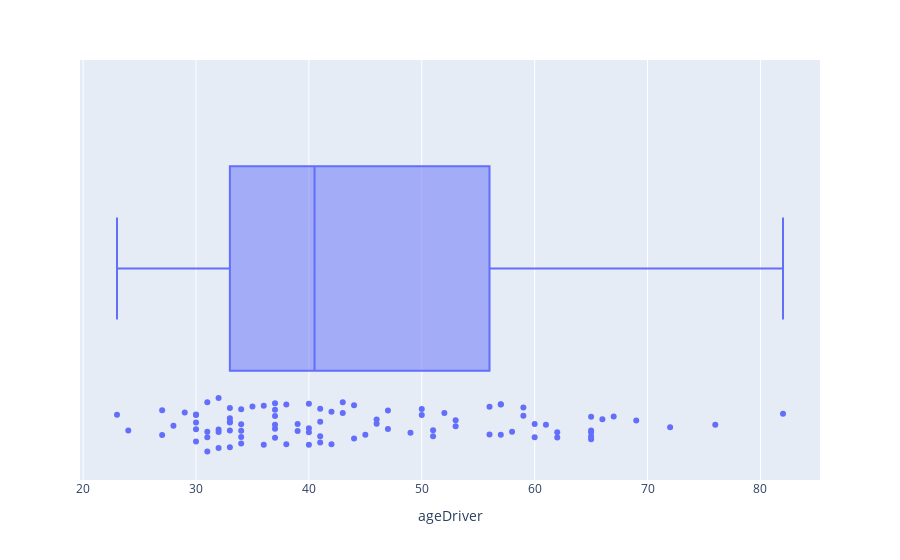

Notebook cell for this chart:
### Code cell
#распределение по водителям
df5=df[['ageDriver']]
fig = px.box(df5,x="ageDriver", points="all")
fig.show()

### Figure 1 — Plotly figure (JSON) as saved in the notebook; plotly's stock layout.template omitted (floating-point values rounded to 4 significant figures)
{"data": [{"alignmentgroup": "True", "boxpoints": "all", "hovertemplate": "ageDriver=%{x}<extra></extra>", "legendgroup": "", "marker": {"color": "#636efa"}, "name": "", "notched": false, "offsetgroup": "", "orientation": "h", "showlegend": false, "type": "box", "x": [53, 44, 65, 57, 67, 34, 24, 42, 42, 65, 27, 45, 33, 53, 30, 41, 33, 33, 52, 82, 59, 33, 32, 36, 66, 47, 37, 60, 23, 32, 32, 57, 59, 37, 38, 72, 60, 62, 56, 33, 51, 31, 58, 36, 34, 38, 62, 31, 30, 29, 65, 56, 34, 43, 37, 44, 33, 65, 31, 32, 37, 37, 41, 39, 30, 30, 41, 50, 40, 39, 50, 27, 65, 69, 40, 41, 34, 37, 51, 47, 34, 76, 61, 40, 46, 28, 30, 46, 40, 49, 35, 31, 57, 43], "x0": " ", "xaxis": "x", "y0": " ", "yaxis": "y"}], "layout": {"boxmode": "group", "legend": {"tracegroupgap": 0}, "margin": {"t": 60}, "xaxis": {"anchor": "y", "domain": [0, 1], "title": {"text": "ageDriver"}}, "yaxis": {"anchor": "x", "domain": [0, 1]}}}
